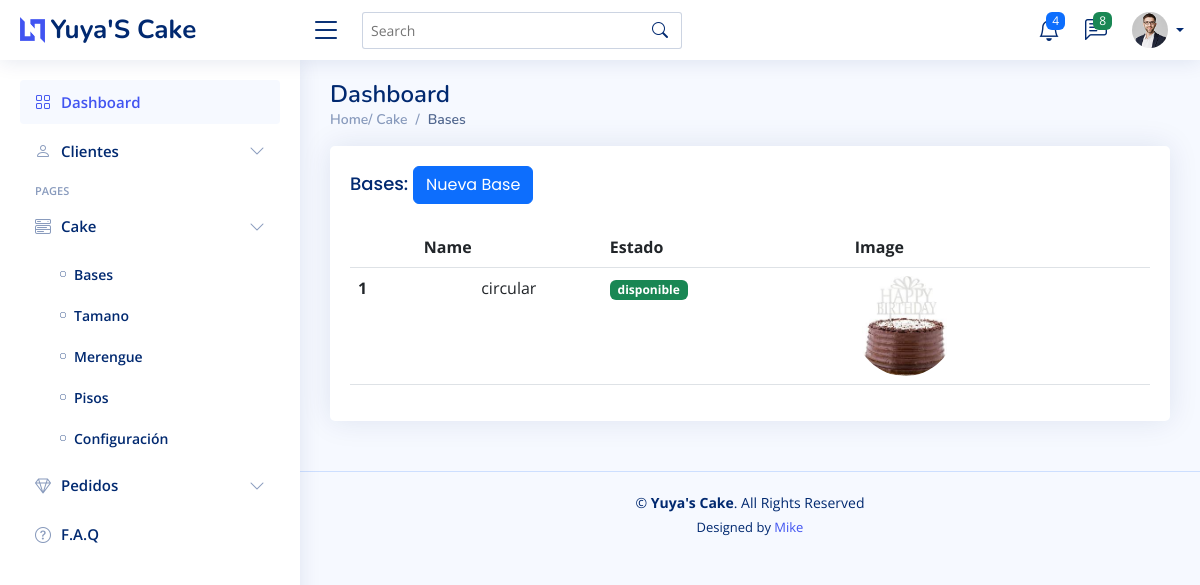
Screenshot of /home/base_list/ (signed in) with the database file from the repository.
### app/yuyakake/models.py (models this page shows, shortened)
class CakeBase(models.Model):
    name = models.CharField(max_length=50)
    image = models.ImageField(upload_to='base/')
    disponible = models.BooleanField(default=True)

### app/yuyakake/views/cakebaseviews.py (the view)
# urls.py: path('base_list/', ListarBaseView.as_view(), name='base_list'),
class ListarBaseView(UserPassesTestMixin, ListView):
    template_name = 'cake/base/listar.html'
    model = CakeBase
    def test_func(self):
        return self.request.user.is_superuser

### app/yuyakake/templates/cake/base/listar.html (shortened to what this page needs)
{% extends 'admin/dashboard_admin.html' %}
{% load static %}
{% block pagetitle_section %}
    / Cake <li class="breadcrumb-item active">Bases</li>
{% endblock %}
{% block content_dashboar %}
    <section class="section">
        <div class="row">
            <div class="col-lg-12">
                <div class="card">
                    <div class="card-body">
                        <h5 class="card-title">Bases:
                            <a class="btn btn-primary" href="{% url 'base_new' %}">Nueva Base</a></h5>
                        <table class="table datatable">
                            <thead>
                            <tr>
                                <th scope="col"></th>
                                <th scope="col">Name</th>
                                <th scope="col">Estado</th>
                                <th scope="col">Image</th>
                            </tr>
                            </thead>
                            <tbody>
                            {% if object_list %}
                                {% for obj in object_list %}
                                    <tr>
                                        <th scope="row">{{ obj.id }}</th>
                                        <td class="text-center">{{ obj.name }}</td>
                                        <td>
                                            {% if obj.disponible %}
                                                <span class="badge bg-success">disponible</span>
                                            {% else %}
                                                <span class="badge bg-danger">no disponible</span>
                                            {% endif %}
                                        </td>
                                        <th scope="row"><img src="{{ obj.image.url }}" class="rounded-circle"
                                                             alt="{{ obj.image }}"
                                                             style="height: 100px; width: 100px"></th>
                                    </tr>
                                {% endfor %}
                            {% endif %}
                            </tbody>
                        </table>
                    </div>
                </div>
            </div>
        </div>
    </section>
{% endblock %}

### app/customUser/static/assets/css/style.css (style rules this page uses)
:root { scroll-behavior: smooth; }
body { font-family: "Open Sans", sans-serif; background: #f6f9ff; color: #444444; }
a { color: #4154f1; text-decoration: none; }
h1, h2, h3, h4, h5, h6 { font-family: "Nunito", sans-serif; }
.card { margin-bottom: 30px; border: none; border-radius: 5px; box-shadow: 0px 0 30px rgba(1, 41, 112, 0.1); }
.card-title { padding: 20px 0 15px 0; font-size: 18px; font-weight: 500; color: #012970; font-family: "Poppins", sans-serif; }
.card-body { padding: 0 20px 20px 20px; }
.breadcrumb .breadcrumb-item::before { color: #899bbd; }
.breadcrumb .active { color: #51678f; font-weight: 600; }

### rows the page displays
CakeBase: id "1", name "circular", disponible "disponible", image (picture)
